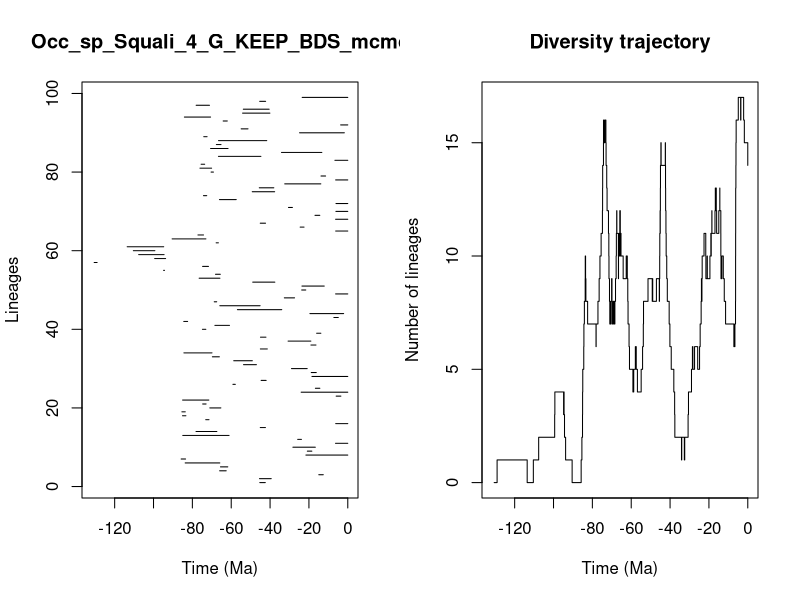

The R source for this figure:


pdf(file='../Results/Species/5_MA_bins_EP/pyrate_mcmc_logs/Occ_sp_Squali_4_G_KEEP_BDS_mcmc_LTT.pdf',width=0.6*20, height=0.6*10)
title = "Occ_sp_Squali_4_G_KEEP_BDS_mcmc"
ts=c(45.28622588444234, 45.447393960773894,14.917664691429607,65.96391313112717,65.53754713433163,83.69752800135686,85.77309646390916,21.558370131355026,20.826118657211897,28.253197585874524,6.3125084232712485,25.78249465863509,84.94435630263088,78.12331276068768,45.04897901140884,6.218070085598652,73.1156176973833,85.07247434078374,85.39138062687306,71.02270449562906,74.69607385108085,85.0287724863609,5.983614908145191,24.00472067416716,16.673149269686718,59.128101345085284,44.605203322186085,18.44448871305607,18.811723467050175,28.97852128926952,53.66918808640712,58.708456067488676,69.69903970906437,84.35849908444787,44.99553407299192,18.97117151788103,30.72452059134104,44.94173530794221,16.025403947509627,74.82119191149799,68.40808853263334,84.42827354003103,7.162388502864181,19.489819357614476,56.81213892361622,65.8679072065924,68.73655705770152,32.66262206172962,6.270406145017736,23.72886324280613,23.59600735401526,48.93127427588556,76.51299638807296,68.08641398371735,94.8104300990692,74.73780783350885,130.5502697189808,99.40305711294845,107.64251441990606,110.38154827003062,113.55461223460239,67.75687472695019,90.41753583351853,77.12531376462746,6.227367404954218,24.513372912785886,45.05448100744694,6.275906573803177,16.88091230508125,6.119507001693805,30.52355031978052,6.075001770273151,66.05676732355154,74.28241687421936,49.17999548000983,45.55418711356325,32.45767641905089,6.250317032651277,13.785022556362026,70.3664313676715,76.0976569055295,75.49337194131918,6.626158855937168,66.57880161929445,34.121444972986616,70.62516666092701,67.64410342689945,66.53972044413543,74.13788155106566,24.82279500064783,54.88007655689768,3.6753103626234864,64.14599438860489,84.1117925293602,54.154563882750054,53.77471959809604,78.05462061879446,45.339688217555974,23.47678009576075)
te=c(42.4577707203182, 39.40177660345906,12.604932277598493,62.57378676907409,61.769234324333375,65.87402904801498,83.49400662978897,0.0,18.497594093123833,16.71005783203558,0.0,23.855422955891665,61.113655172255086,67.38883312021284,42.38974994549705,0.0,71.4513779191954,83.33561279854887,83.65860327923005,65.33232533508817,72.94156162848068,71.52188844688342,3.5520179373953322,0.0,14.378061917853906,57.87807191859945,42.01409851696472,0.0,16.21254793113983,20.889314387001686,47.03224780220425,49.13270263857649,66.10601846692114,69.90076390710531,41.421681093473154,16.38183315616419,19.008455240880032,42.12556508892344,13.862014335029725,73.07022722814975,60.89417313675969,82.44498396974195,4.886684200699356,2.1320015067761218,33.9904273681602,45.13499912457371,67.47838391213641,27.395256674775467,0.0,21.62591056636532,12.103156501002642,37.54533420735911,65.82370939250508,65.62020002564614,94.33889919828214,71.71103277863496,129.0397279210151,93.77265802212754,94.56220379695526,99.30716660877904,94.75156164244406,66.60929577671665,73.03825456826681,74.26436063935063,0.0,22.520204920967473,42.33858459385479,0.0,14.404388948652544,0.0,28.497481756235022,0.0,57.409337802269334,72.60639204293989,37.646033708920726,38.07519860276451,13.87645906855547,0.0,11.425353613085148,69.1552096295364,70.09648631476504,73.6702725596091,0.0,44.72523753503027,13.354429278601541,61.63234502516717,65.25581262851047,41.71651890280495,72.42915475294674,1.7710988572040565,51.35716898992082,0.0,62.020143838548066,70.62593984964302,40.091605723049355,40.46799338598542,71.18417075703228,42.288026119818184,0.0)
div_traj=c(0, 1,0,1,2,3,4,3,4,3,2,1,0,1,2,3,4,5,6,7,8,9,10,9,8,7,6,7,8,9,10,11,12,13,14,15,16,15,16,15,16,15,14,13,12,11,10,9,8,7,8,7,8,9,8,7,8,7,8,9,10,11,12,11,10,9,10,11,10,11,12,11,12,11,10,11,10,9,10,9,8,7,6,5,4,5,6,5,4,5,6,7,8,9,8,9,8,9,8,9,10,11,12,11,12,13,14,15,14,15,14,13,12,11,10,9,8,7,6,5,4,3,2,1,2,1,2,3,4,5,6,5,6,5,6,7,8,9,8,9,10,11,10,9,10,9,10,11,10,11,12,11,12,13,12,13,12,11,12,13,12,11,10,9,10,9,8,7,6,7,8,9,10,11,12,13,14,15,16,17,16,17,16,15,14)
time_events=c(130.5502697189808, 129.0397279210151,113.55461223460239,110.38154827003062,107.64251441990606,99.40305711294845,99.30716660877904,94.8104300990692,94.75156164244406,94.56220379695526,94.33889919828214,93.77265802212754,90.41753583351853,85.77309646390916,85.39138062687306,85.07247434078374,85.0287724863609,84.94435630263088,84.42827354003103,84.35849908444787,84.1117925293602,83.69752800135686,83.65860327923005,83.49400662978897,83.33561279854887,82.44498396974195,78.12331276068768,78.05462061879446,77.12531376462746,76.51299638807296,76.0976569055295,75.49337194131918,74.82119191149799,74.73780783350885,74.69607385108085,74.28241687421936,74.26436063935063,74.13788155106566,73.6702725596091,73.1156176973833,73.07022722814975,73.03825456826681,72.94156162848068,72.60639204293989,72.42915475294674,71.71103277863496,71.52188844688342,71.4513779191954,71.18417075703228,71.02270449562906,70.62593984964302,70.62516666092701,70.3664313676715,70.09648631476504,69.90076390710531,69.69903970906437,69.1552096295364,68.73655705770152,68.40808853263334,68.08641398371735,67.75687472695019,67.64410342689945,67.47838391213641,67.38883312021284,66.60929577671665,66.57880161929445,66.53972044413543,66.10601846692114,66.05676732355154,65.96391313112717,65.87402904801498,65.8679072065924,65.82370939250508,65.62020002564614,65.53754713433163,65.33232533508817,65.25581262851047,64.14599438860489,62.57378676907409,62.020143838548066,61.769234324333375,61.63234502516717,61.113655172255086,60.89417313675969,59.128101345085284,58.708456067488676,57.87807191859945,57.409337802269334,56.81213892361622,54.88007655689768,54.154563882750054,53.77471959809604,53.66918808640712,51.35716898992082,49.17999548000983,49.13270263857649,48.93127427588556,47.03224780220425,45.55418711356325,45.447393960773894,45.339688217555974,45.28622588444234,45.13499912457371,45.05448100744694,45.04897901140884,44.99553407299192,44.94173530794221,44.72523753503027,44.605203322186085,42.4577707203182,42.38974994549705,42.33858459385479,42.288026119818184,42.12556508892344,42.01409851696472,41.71651890280495,41.421681093473154,40.46799338598542,40.091605723049355,39.40177660345906,38.07519860276451,37.646033708920726,37.54533420735911,34.121444972986616,33.9904273681602,32.66262206172962,32.45767641905089,30.72452059134104,30.52355031978052,28.97852128926952,28.497481756235022,28.253197585874524,27.395256674775467,25.78249465863509,24.82279500064783,24.513372912785886,24.00472067416716,23.855422955891665,23.72886324280613,23.59600735401526,23.47678009576075,22.520204920967473,21.62591056636532,21.558370131355026,20.889314387001686,20.826118657211897,19.489819357614476,19.008455240880032,18.97117151788103,18.811723467050175,18.497594093123833,18.44448871305607,16.88091230508125,16.71005783203558,16.673149269686718,16.38183315616419,16.21254793113983,16.025403947509627,14.917664691429607,14.404388948652544,14.378061917853906,13.87645906855547,13.862014335029725,13.785022556362026,13.354429278601541,12.604932277598493,12.103156501002642,11.425353613085148,7.162388502864181,6.626158855937168,6.3125084232712485,6.275906573803177,6.270406145017736,6.250317032651277,6.227367404954218,6.218070085598652,6.119507001693805,6.075001770273151,5.983614908145191,4.886684200699356,3.6753103626234864,3.5520179373953322,2.1320015067761218,1.7710988572040565,0.0)
                par(mfrow=c(1,2))
                L = length(ts)
                plot(ts, 1:L , xlim=c(-max(ts)-1,0), pch=20, type="n", main=title,xlab="Time (Ma)",ylab="Lineages")
                for (i in 1:L){segments(x0=-te[i],y0=i,x1=-ts[i],y1=i)}    
                t = -time_events
                plot(div_traj ~ t,type="s", main = "Diversity trajectory",xlab="Time (Ma)",ylab="Number of lineages",xlim=c(-max(ts)-1,0))
                abline(v=c(65,200,251,367,445),lty=2,col="gray")
                
